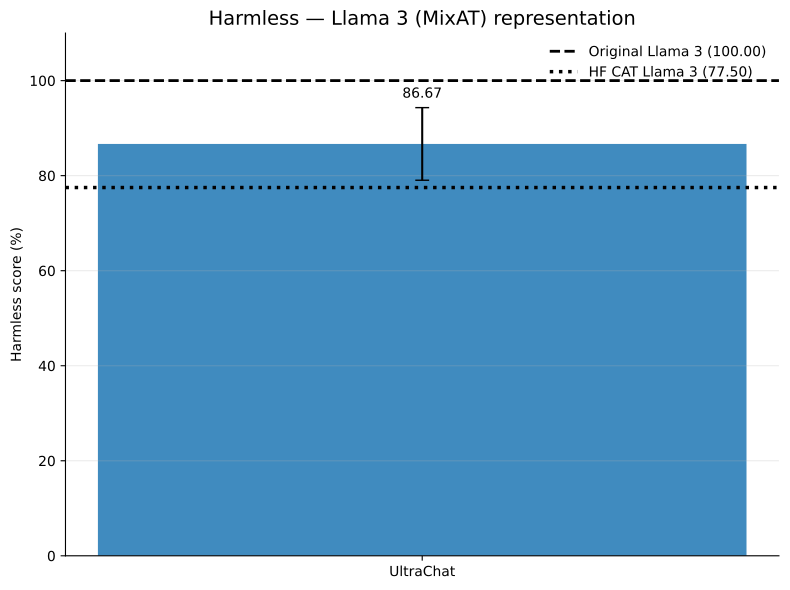

Python code for this plot:
import numpy as np
import matplotlib.pyplot as plt

from pathlib import Path
from matplotlib.backends.backend_pdf import PdfPages


# ============================================================
# Configuration
# ============================================================

MODEL_NAME = "Llama 3 (MixAT)"
METRIC_NAME = "Harmless"
COLOR = "C0"

eps = np.array([
    0.075,
    0.150,
    0.300,
    0.600,
])


# ============================================================
# Representation
# ============================================================

github = (86.67, 7.64)

references = {
    "Original Llama 3": 100.00,
    "HuggingFace CAT Llama 3": 77.50,
}


# ============================================================
# Relative learning-rate representation
# ============================================================

relative = {
    "y": [
        82.50,
        58.33,
        20.83,
        50.00,
    ],
    "err": [
        13.92,
        14.65,
        15.07,
        41.61,
    ],
}


# ============================================================
# Common styling
# ============================================================

def style_axis(ax, title):
    ax.set_title(
        title,
        fontsize=14,
    )

    ax.set_ylabel(
        f"{METRIC_NAME} score (%)"
    )

    ax.set_ylim(
        0,
        110,
    )

    ax.grid(
        axis="y",
        alpha=0.25,
    )

    ax.spines["top"].set_visible(False)
    ax.spines["right"].set_visible(False)


# ============================================================
# Representation plot
# ============================================================

def plot_representation():
    fig, ax = plt.subplots(figsize=(8, 6))

    value, error = github

    # --------------------------------------------------------
    # GitHub Llama 3 bar
    # --------------------------------------------------------

    bar = ax.bar(
        [0],
        [value],
        yerr=[error],
        capsize=5,
        width=0.55,
        color=COLOR,
        alpha=0.85,
    )[0]

    # --------------------------------------------------------
    # References
    # --------------------------------------------------------

    original = references["Original Llama 3"]
    hf = references["HuggingFace CAT Llama 3"]

    ax.axhline(
        original,
        linestyle="--",
        linewidth=2,
        color="black",
        label=f"Original Llama 3 ({original:.2f})",
    )

    ax.axhline(
        hf,
        linestyle=":",
        linewidth=2.5,
        color="black",
        label=f"HF CAT Llama 3 ({hf:.2f})",
    )

    # --------------------------------------------------------
    # Numerical value
    # --------------------------------------------------------

    ax.text(
        bar.get_x() + bar.get_width() / 2,
        value + error + 1.5,
        f"{value:.2f}",
        ha="center",
        va="bottom",
        fontsize=10,
    )

    # --------------------------------------------------------
    # X axis
    # --------------------------------------------------------

    ax.set_xticks([0])

    ax.set_xticklabels([
        "UltraChat"
    ])

    # --------------------------------------------------------
    # Styling
    # --------------------------------------------------------

    style_axis(
        ax,
        f"{METRIC_NAME} — {MODEL_NAME} representation",
    )

    ax.legend(
        frameon=False,
    )

    fig.tight_layout()

    return fig


# ============================================================
# Relative learning-rate plot
# ============================================================

def plot_relative_lr():
    fig, ax = plt.subplots(figsize=(8, 6))

    y = np.array(
        relative["y"],
        dtype=float,
    )

    err = np.array(
        relative["err"],
        dtype=float,
    )

    # --------------------------------------------------------
    # Line + markers
    # --------------------------------------------------------

    ax.plot(
        eps,
        y,
        marker="o",
        markersize=7,
        linewidth=2,
        color=COLOR,
        label="UltraChat",
    )

    # --------------------------------------------------------
    # Error bars
    # --------------------------------------------------------

    ax.errorbar(
        eps,
        y,
        yerr=err,
        fmt="none",
        capsize=4,
        color=COLOR,
    )

    # --------------------------------------------------------
    # X axis
    # --------------------------------------------------------

    ax.set_xlabel(
        r"Configuration multiplier $s$"
    )

    ax.set_xticks(eps)

    ax.set_xticklabels([
        "0.075",
        "0.150",
        "0.300",
        "0.600",
    ])

    # --------------------------------------------------------
    # Styling
    # --------------------------------------------------------

    style_axis(
        ax,
        f"{METRIC_NAME} — {MODEL_NAME} relative learning rate",
    )

    ax.legend(
        frameon=False,
    )

    fig.tight_layout()

    return fig


# ============================================================
# Generate
# ============================================================

figures = [
    plot_representation(),
    plot_relative_lr(),
]


# ============================================================
# Save to ONE multipage PDF
# ============================================================

script_path = Path(__file__).resolve()
pdf_path = script_path.with_suffix(".pdf")

with PdfPages(pdf_path) as pdf:
    for fig in figures:
        pdf.savefig(
            fig,
            bbox_inches="tight",
        )

print(
    f"Saved {len(figures)} figures to:\n"
    f"{pdf_path}"
)


# ============================================================
# Display
# ============================================================

plt.show()
